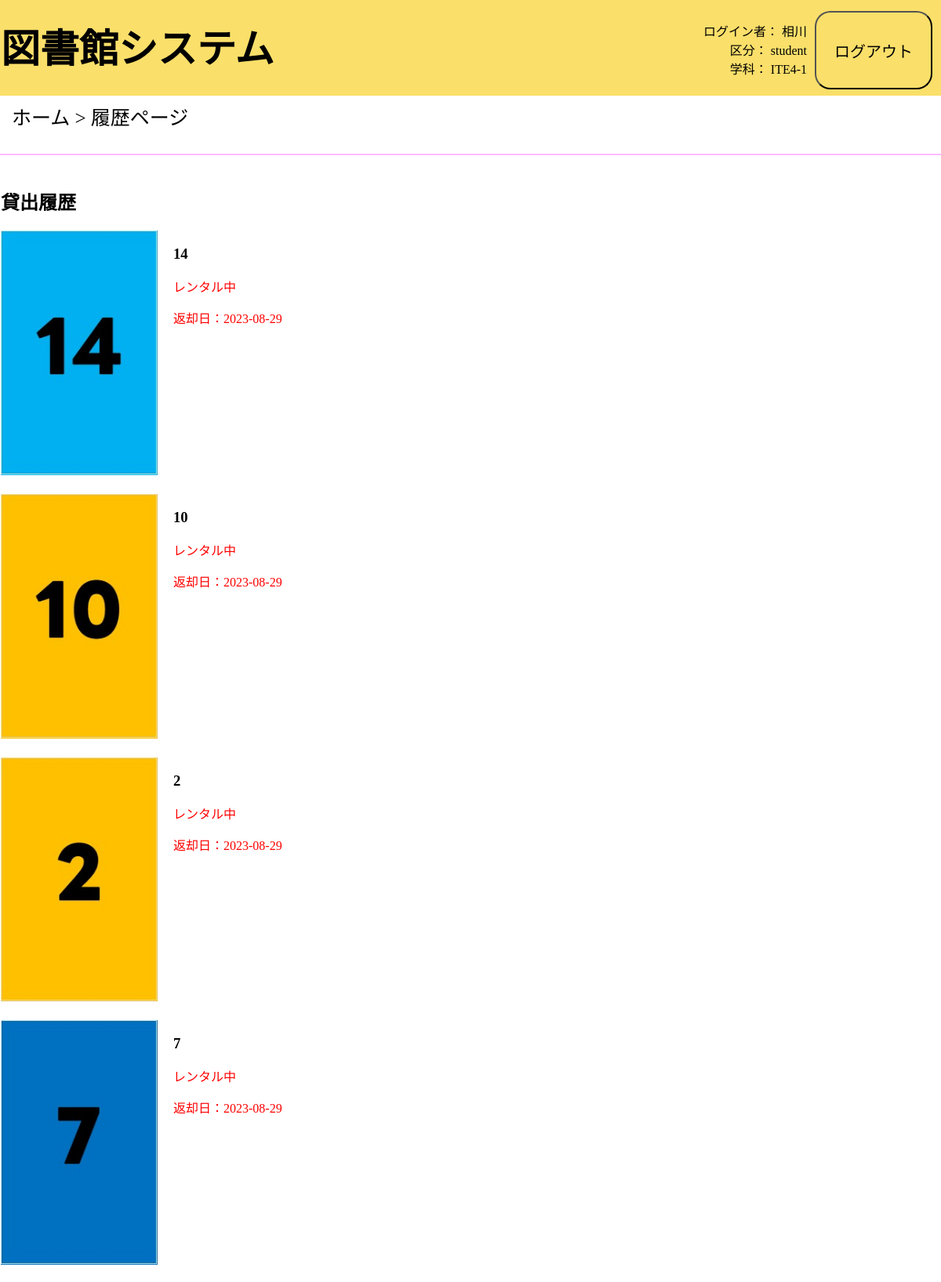
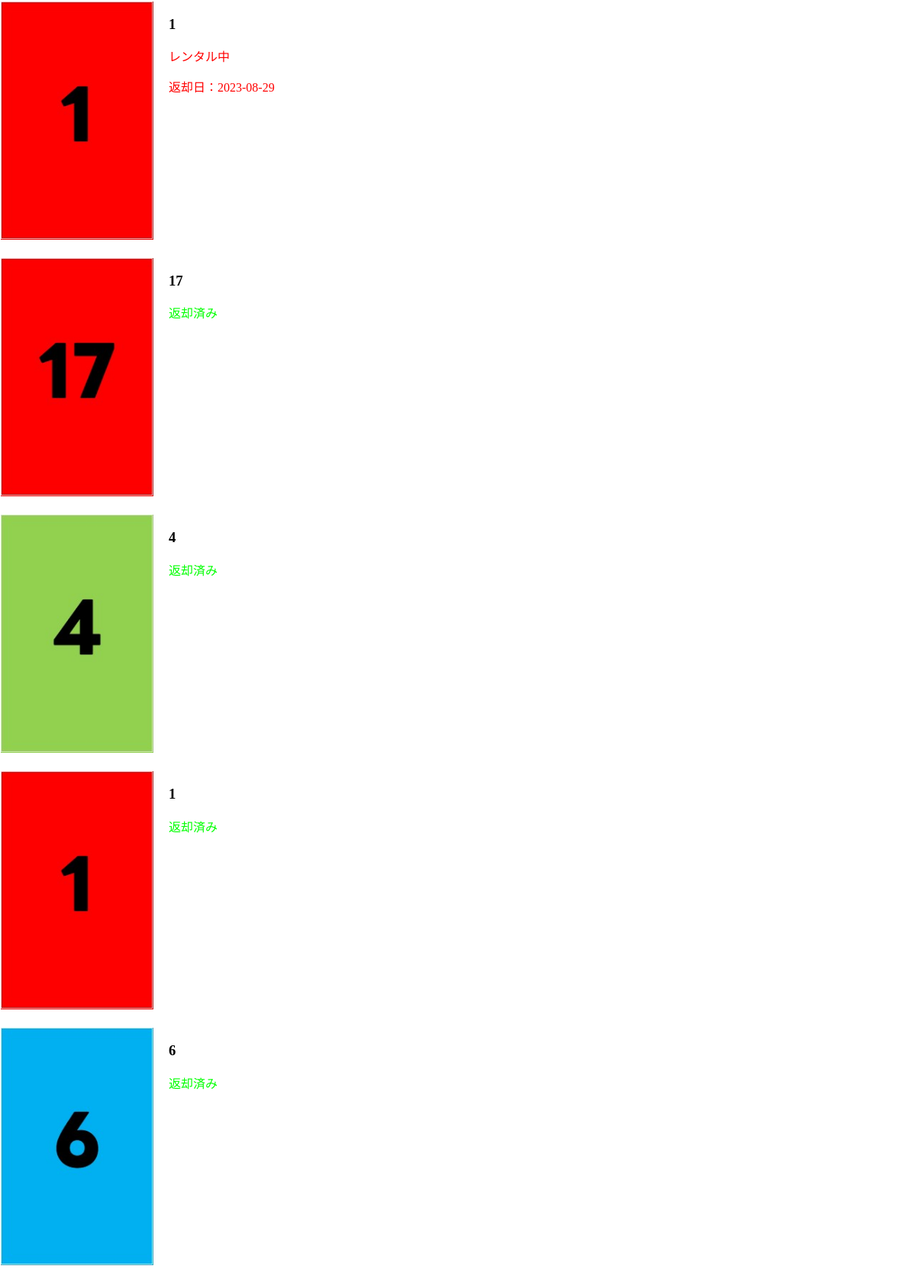
/Login/Student/History/History.php (signed in, upper part), run on the app's committed database (2 pictures, top to bottom).
### tables this page shows
CREATE TABLE `users` (
  `user_id` int NOT NULL,
  `affiliation_id` int DEFAULT NULL,
  `user_type_id` int DEFAULT NULL,
  `user_name` varchar(50) NOT NULL,
  `password` varchar(50) NOT NULL
);

CREATE TABLE `user_type` (
  `user_type_id` int NOT NULL,
  `user_type_name` varchar(50) NOT NULL
);

CREATE TABLE `affiliation` (
  `affiliation_id` int NOT NULL,
  `affiliation_name` varchar(50) NOT NULL
);

CREATE TABLE `lent` (
  `lent_id` int NOT NULL,
  `book_id` int DEFAULT NULL,
  `user_id` int DEFAULT NULL,
  `lent_time` date NOT NULL,
  `return_due_date` varchar(50) NOT NULL DEFAULT '- - -',
  `return_time` date DEFAULT NULL,
  `lending_status` enum('貸出可能','貸出中') NOT NULL,
  `evaluation` int NOT NULL DEFAULT '0'
);

CREATE TABLE `book` (
  `book_id` int NOT NULL,
  `affiliation_id` int DEFAULT NULL,
  `book_name` varchar(50) NOT NULL,
  `author` varchar(50) NOT NULL,
  `remarks` varchar(50) DEFAULT NULL,
  `publisher` varchar(50) NOT NULL,
  `image` varchar(50) DEFAULT NULL,
  `ISBN` bigint NOT NULL
);

### Test_DB/db.php (called while the page is built, shortened)
<?php
require_once("User.php");
class DAO
{
    private $user = "root";
    private $pwd = "";
    private $dsn = "mysql:host=localhost;port=3306;dbname=library;";
    private $conn;
    public function __construct()
    {
        $this->conn = new PDO($this->dsn, $this->user, $this->pwd);
    }
    public function getUser($login_id): User
    {
        $stmt = $this->conn->prepare('SELECT u.user_id, u.affiliation_id, a.affiliation_name, ut.user_type_name, u.user_type_id, u.user_name, u.password
         FROM `users` AS u
         LEFT JOIN affiliation AS a
         ON u.affiliation_id = a.affiliation_id
         LEFT JOIN user_type as ut
         ON u.user_type_id = ut.user_type_id
         WHERE u.user_id = :login_id');
        $stmt->bindValue(":login_id", $login_id);
        $stmt->execute();
        $result = $stmt->fetch(PDO::FETCH_ASSOC);
        $user = new User($result["user_id"], $result["user_name"], $result["affiliation_id"], $result["affiliation_name"], $result["user_type_name"], $result["user_type_id"], $result["password"]);
        return $user;
    }
    public function getHistory($user_id)
    {
        $sql = "SELECT l.lent_id, l.book_id, l.return_time, l.return_due_date, b.image, b.book_name
                FROM lent AS l
                INNER JOIN book AS b
                ON l.book_id = b.book_id
                WHERE l.user_id = :user_id
                ORDER BY l.lent_id DESC";
        $stmt = $this->conn->prepare($sql);
        $stmt->bindValue(":user_id", $user_id);
        $stmt->execute();
        $result = $stmt->fetchAll(PDO::FETCH_ASSOC);
        return $result;
    }
}

### Test_DB/User.php (called while the page is built, shortened)
<?php
class User
{
    private $user_id;
    private $user_name;
    private $affiliation_name;
    private $user_type_name;
    public function __construct($user_id, $user_name, $affiliation_id, $affiliation_name, $user_type_name,  $user_type_id, $password)
    {
        $this->user_id = $user_id;
        $this->user_name = $user_name;
        $this->affiliation_name = $affiliation_name;
        $this->user_type_name = $user_type_name;
    }
    public function getUserId(): string
    {
        return $this->user_id;
    }
    public function getUserName(): string
    {
        return $this->user_name;
    }
    public function getAffiliationName(): string
    {
        return $this->affiliation_name;
    }
    public function getUserTypeName(): string
    {
        return $this->user_type_name;
    }
}

### Login/Student/History/History.php (the view, shortened to what this page needs)
<?php
require_once("../../../Test_DB/db.php");
require_once("../../../Test_DB/User.php");
$dao = new DAO();
$user = $dao->getUser($_SESSION["user_id"]);
$history = $dao->getHistory($user->getUserId());
?>
<!DOCTYPE html>
<html>
<head>
  <link rel="stylesheet" href="History.css">
</head>
<body>
  <?php include "../../../Test_DB/Header.php"; ?><br>
  <ul class="breadcrumb">
    <li class="pan"><a href="../Home/StudentHome.php">ホーム > 履歴ページ</a></li>
  </ul>
  <div class="header-divider"></div>
  <div class="main">
    <h2>貸出履歴</h2>
    <?php foreach ($history as $item) : ?>
      <div class="history-item">
        <div class="book-image">
          <img src="../../../Image/<?php echo $item['image']; ?>" alt="Book Image">
        </div>
        <div class="book-details">
          <h3><?php echo $item['book_name']; ?></h3>
          <?php if ($item['return_time'] === null) : ?>
            <p class="rental-status">レンタル中</p>
            <p class="return-date">返却日：<?php echo $item['return_due_date']; ?></p>
          <?php else : ?>
            <p class="rental-status return-status">返却済み</p>
          <?php endif; ?>
        </div>
      </div>
    <?php endforeach; ?>
  </div>
</body>
</html>

### Test_DB/Header.php (shortened to what this page needs)
<?php
$userType = $user->getUserTypeName();
$link = "../Home/StudentHome.php";
?>
<header>
    <button id="logout-button" class="logout-button" onclick="window.location.href='../../Logout.php'">ログアウト</button>
    <div class="header-wrapper">
        <h1>
            <a href="<?php echo $link; ?>">図書館システム</a>
        </h1>
        <nav class="pc-nav">
            <li>ログイン者：
                <?php echo $user->getUserName() ?>
            </li>
            <li>区分：
                <?php echo $userType; ?>
            </li>
            <li>学科：
                <?php echo $user->getAffiliationName() ?>
            </li>
        </nav>
    </div>
</header>

### Login/Student/History/History.css (style rules this page uses)
.main { padding: 1px; margin: 0; }
.header-divider { border-top: 2px solid #FFBBFF; margin-top: 20px; margin-bottom: 20px; }
.book-image img { width: 200px; }
header { background-color: #f2f2f2; padding: 10px; }
.header-wrapper { display: flex; justify-content: space-between; align-items: center; }
.breadcrumb { list-style: none; padding: 0; margin: 0; position: relative; top: 30px; }
.pan a { color: #000000; text-decoration: none; position: relative; top: -40px; left: 15px }
.breadcrumb li { display: inline; font-size: 25px; }
.pc-nav { text-align: right; }
.history-item { display: flex; align-items: flex-start; margin-bottom: 20px; }
.book-details { margin-left: 20px; }
.rental-status { color: red; }
.return-date { color: red; }
.return-status { color: lime; }

### Test_DB/Header.php (style rules this page uses)
body { margin: 0 auto; max-width: 1920px; }
header { padding: 1px; background-color: #FADF6A; margin: 0; height: 120px; }
.header-wrapper { display: flex; justify-content: space-between; align-items: center; }
h1 a { color: #000000; text-decoration: none; font-size: 50px; }
li { list-style-type: none; padding: 0; }
.pc-nav { position: relative; top: 5px; }
.logout-button { font-size: 20px; width: 150px; height: 100px; position: relative; top: 3px; float: right; margin: 10px; background: #FADF6A; color: #000000; border-radius: 20px; }

### data on the page
users: user_name "相川", user_type.user_type_name "student", affiliation.affiliation_name "ITE4-1"
lent: book.image (picture), book.book_name "14", return_due_date "2023-08-29"
lent: book.image (picture), book.book_name "10", return_due_date "2023-08-29"
lent: book.image (picture), book.book_name "2", return_due_date "2023-08-29"
lent: book.image (picture), book.book_name "7", return_due_date "2023-08-29"
lent: book.image (picture), book.book_name "1", return_due_date "2023-08-29"
lent: book.image (picture), book.book_name "17", return_time "返却済み"
lent: book.image (picture), book.book_name "4", return_time "返却済み"
lent: book.image (picture), book.book_name "1", return_time "返却済み"
lent: book.image (picture), book.book_name "6", return_time "返却済み"
